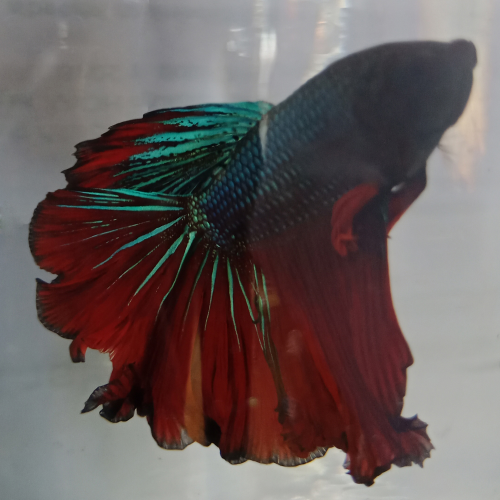
#> input picture dataset/betta_fish/halfmoon/044.jpg, 1000 x 1000 px (shown at 1/2 size)
$ python main.py
#> lines starting #> are read from the running program, lines starting #| are printed output that depends on the picture; after the words box and inside, x2 and y2 are one past the last pixel; in counts of white or black regions, pixels touching at a corner belong together
#> in segmentasi_tunggal, img_bgr is the input picture: shape (1000, 1000, 3); mean B, G, R 91.9, 92.8, 104.6
import os
import cv2
import numpy as np
import matplotlib.pyplot as plt
from sklearn.cluster import DBSCAN

PATH_DATASET_UTAMA = 'dataset/betta_fish'
PATH_GROUND_TRUTH = 'dataset/ground_truth'
KATEGORI_IKAN = ['halfmoon', 'double_tail', 'serit', 'plakat']
PATH_OUTPUT = 'output/output_0,02_30'
PATH_OUTPUT_HSI = 'output/output_0,02_30'


# 1. KONVERSI BGR KE HSI
def bgr_to_hsi(img):
    # Normalisasi nilai piksel ke rentang [0, 1]
    bgr = np.float32(img) / 255.0
    b, g, r = cv2.split(bgr)

    # Menghitung Intensity (I)
    i = (r + g + b) / 3.0

    # Menghitung Saturation (S)
    minimum = np.minimum(np.minimum(r, g), b)
    s = 1 - (3 * minimum / (r + g + b + 1e-5))

    # Menghitung Hue (H)
    num = 0.5 * ((r - g) + (r - b))
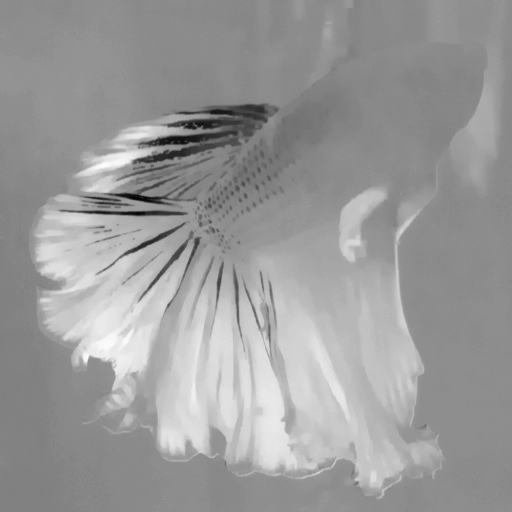
#> num: shape (512, 512) float32; min -0.506, max 0.408, mean 0.0481; drawn with min black and max white
    den = np.sqrt((r - g)**2 + (r - b) * (g - b))
    theta = np.arccos(num / (den + 1e-5))
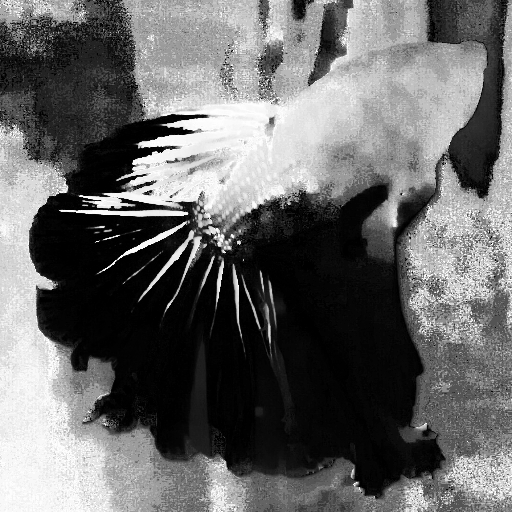
#> theta: shape (512, 512) float32; min 0.00708, max 3.13, mean 1.28; drawn with min black and max white

    # Kondisi penentuan nilai Hue dalam radian
    h = np.where(b <= g, theta, 2 * np.pi - theta)
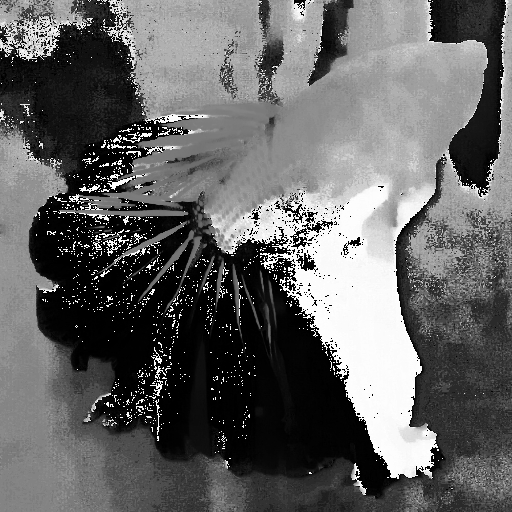
#> h: shape (512, 512) float32; min 0.00708, max 6.27, mean 2.46; drawn with min black and max white
    h = h / (2 * np.pi)

    # Gabungkan kembali menjadi citra HSI
    hsi_img = cv2.merge((h, s, i))
    return hsi_img


# 2. FUNGSI EVALUASI AKURASI SEGMENTASI
def hitung_akurasi_segmentasi(mask_otomatis, path_gt):
    # Membaca citra ground truth dalam mode grayscale
    img_gt = cv2.imread(path_gt, cv2.IMREAD_GRAYSCALE)
    if img_gt is None:
        return None

    # Penyeragaman dimensi ground truth ke resolusi target 512x512
    mask_gt = cv2.resize(img_gt, (512, 512), interpolation=cv2.INTER_NEAREST)

    # Binarisasi masker murni (nilai 0 atau 1)
    _, mask_bin_otomatis = cv2.threshold(mask_otomatis, 0, 1, cv2.THRESH_BINARY)
    _, mask_bin_gt = cv2.threshold(mask_gt, 127, 1, cv2.THRESH_BINARY)

    # (Σ nilai pixel hasil segmentasi cocok / Σ nilai pixel ground truth) * 100%
    piksel_irisan = np.sum(cv2.bitwise_and(mask_bin_otomatis, mask_bin_gt))
    total_piksel_gt = np.sum(mask_bin_gt)

    if total_piksel_gt == 0:
        return 0.0

    persentase_akurasi = (piksel_irisan / total_piksel_gt) * 100
    return persentase_akurasi


# 3. PIPELINE SEGMENTASI
def segmentasi_tunggal(image_path, path_gt=None, kategori=None):
    img_bgr = cv2.imread(image_path)
    if img_bgr is None:
        return None, None, None, None

    # Resize citra ke ukuran standar (512x512)
    img_512 = cv2.resize(img_bgr, (512, 512))

    # Konversi ke ruang warna HSI
    hsi_img = bgr_to_hsi(img_512)

    if kategori is not None:
        folder_simpan_hsi = os.path.join(PATH_OUTPUT_HSI, kategori)
        if not os.path.exists(folder_simpan_hsi):
            os.makedirs(folder_simpan_hsi)

        hsi_untuk_dicetak = (hsi_img * 255).astype(np.uint8)
        nama_file_asli = os.path.basename(image_path)
        path_simpan_gambar_hsi = os.path.join(folder_simpan_hsi, f"HSI_Visual_{nama_file_asli}")

        cv2.imwrite(path_simpan_gambar_hsi, hsi_untuk_dicetak)

    hsi_small = cv2.resize(hsi_img, (128, 128), interpolation=cv2.INTER_AREA)
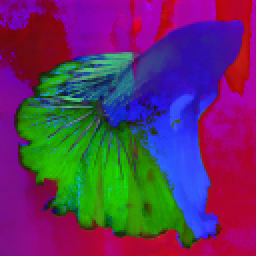
#> hsi_small: shape (128, 128, 3) float32 (shown 2 times larger); mean of channels 0, 1, 2 0.392, 0.201, 0.378; drawn as B, G, R

    fitur_warna = hsi_small[:, :, :2]
    X = fitur_warna.reshape((-1, 2))
#> X = 16384 pairs, first value 0.0017 to 0.997, second value 0.000601 to 0.887

    # DBSCAN
    dbscan = DBSCAN(eps=0.02, min_samples=30)
    labels = dbscan.fit_predict(X)
#> labels = 16384 values, max 8 at index 4000, min -1 at index 28, mean 0.981

    # Label ke matriks 2D (128x128)
    labels_2d = labels.reshape((128, 128))
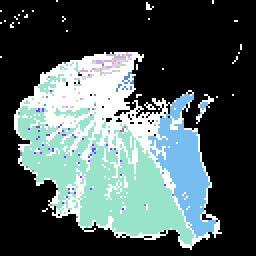
#> labels_2d: shape (128, 128) int64 (shown 2 times larger); 10 distinct labels, from -1 to 8; one colour per label, 0 black, -1 white

    # Deteksi Background
    unik, hitung = np.unique(labels_2d, return_counts=True)
#> unik = [-1, 0, 1, 2, 3, 4, 5, 6, 7, 8]; hitung = [2647, 9782, 45, 46, 53, 2714, 36, 60, 980, 21]
    background_label = unik[np.argmax(hitung)]
#> background_label = 0

    # Binary Mask
    mask_small = np.where(labels_2d == background_label, 0, 1).astype(np.uint8)
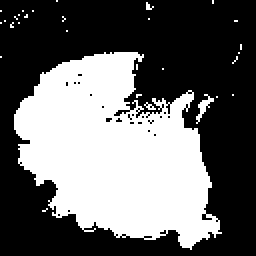
#> mask_small: shape (128, 128) (shown 2 times larger); values 0 (black) and 1 (white), 40.3% white; 30 white regions (28 under 20 px), largest, box (x1, y1, x2, y2) and area: (7, 26, 111, 125) 6490, (98, 47, 107, 62) 44

    # Resize mask ke resolusi 512x512
    mask_512 = cv2.resize(mask_small, (512, 512), interpolation=cv2.INTER_NEAREST)
#> mask_512: shape (512, 512); values 0 (black) and 1 (white), 40.3% white; 30 white regions (15 under 20 px), largest, box (x1, y1, x2, y2) and area: (28, 104, 444, 500) 103840, (392, 188, 428, 248) 704, (288, 204, 312, 220) 176

    # Potong objek ikan menggunakan mask biner
    hasil_segmentasi = cv2.bitwise_and(img_512, img_512, mask=mask_512)

    skor_evaluasi = None
    if path_gt and os.path.exists(path_gt):
        skor_evaluasi = hitung_akurasi_segmentasi(mask_512, path_gt)
#> in hitung_akurasi_segmentasi, `_, mask_bin_gt = cv2.threshold(mask_gt, 127, 1, cv2.THRESH_BINARY)`:
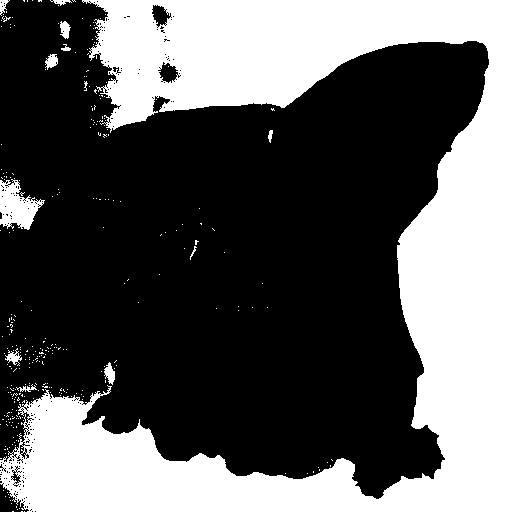
#> mask_bin_gt: shape (512, 512); values 0 (black) and 1 (white), 36.9% white; 303 white regions (289 under 20 px), largest, box (x1, y1, x2, y2) and area: (0, 0, 512, 512) 94113, (0, 179, 45, 230) 1292, (104, 362, 115, 385) 149
#> in hitung_akurasi_segmentasi, `piksel_irisan = np.sum(cv2.bitwise_and(mask_bin_otomatis, mask_bin_gt))`: piksel_irisan = 1174
#> in hitung_akurasi_segmentasi, `total_piksel_gt = np.sum(mask_bin_gt)`: total_piksel_gt = 96795
#> in hitung_akurasi_segmentasi, `persentase_akurasi = (piksel_irisan / total_piksel_gt) * 100`: persentase_akurasi = 1.21
#> skor_evaluasi = 1.21

    return img_512, mask_512, hasil_segmentasi, skor_evaluasi


# 4. PROSES UTAMA
print("=== Memulai Proses Segmentasi Otomatis & Evaluasi ===")

if not os.path.exists(PATH_OUTPUT):
    os.makedirs(PATH_OUTPUT)

total_terproses = 0
akumulasi_skor_akurasi = []

for kategori in KATEGORI_IKAN:
    folder_sumber = os.path.join(PATH_DATASET_UTAMA, kategori)
    folder_tujuan = os.path.join(PATH_OUTPUT, kategori)
    folder_gt = os.path.join(PATH_GROUND_TRUTH, kategori)

    if not os.path.exists(folder_tujuan):
        os.makedirs(folder_tujuan)

    if not os.path.exists(folder_sumber):
        print(f"Peringatan: Folder {folder_sumber} tidak ditemukan. Skip.")
        continue

    print(f"\nMemproses kategori: {kategori.upper()}")

    list_gambar = [f for f in os.listdir(folder_sumber) if f.lower().endswith(('.png', '.jpg', '.jpeg'))]

    for nama_file in list_gambar:
        path_file_gambar = os.path.join(folder_sumber, nama_file)
        path_file_gt = os.path.join(folder_gt, nama_file)

        asli, mask, hasil, akurasi = segmentasi_tunggal(path_file_gambar, path_file_gt, kategori)
#> akurasi = 1.21

        if hasil is not None:
            path_simpan = os.path.join(folder_tujuan, f"segmented_{nama_file}")
            cv2.imwrite(path_simpan, hasil)
            total_terproses += 1

            # informasi evaluasi
            if akurasi is not None:
                print(f" -> Berhasil memproses: {nama_file} | Skor Akurasi: {akurasi:.2f}%")
#|  -> Berhasil memproses: 044.jpg | Skor Akurasi: 1.21%
                akumulasi_skor_akurasi.append(akurasi)
            else:
                print(f" -> Berhasil memproses: {nama_file}")
        else:
            print(f" -> Gagal membaca: {nama_file}")
#> pass 2 of the loop `for kategori in KATEGORI_IKAN:`:
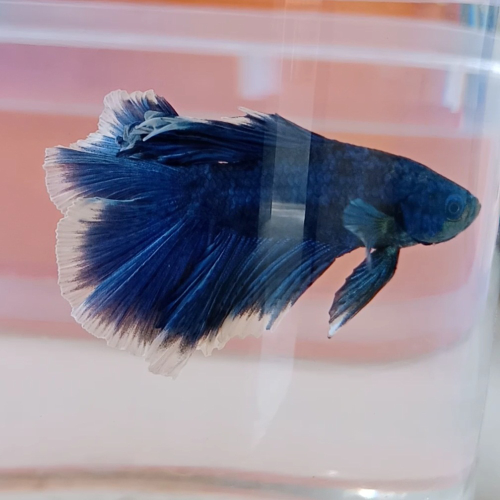
#> input picture dataset/betta_fish/double_tail/012.jpg, 1000 x 1000 px (shown at 1/2 size)
#> in segmentasi_tunggal, img_bgr is the input picture: shape (1000, 1000, 3); mean B, G, R 151.8, 140.2, 151.5
#> X = 16384 pairs, first value 0.00155 to 0.996, second value 0.003 to 0.957
#> labels = 16384 values, max 10 at index 4189, min -1 at index 29, mean 0.38
#> in segmentasi_tunggal (call 2), `labels_2d = labels.reshape((128, 128))`:
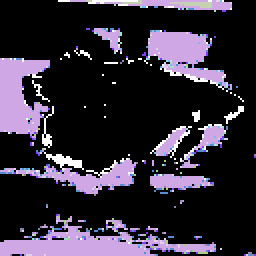
#> labels_2d: shape (128, 128) int64 (shown 2 times larger); 12 distinct labels, from -1 to 10; one colour per label, 0 black, -1 white
#> unik = [-1, 0, 1, 2, 3, 4, 5, 6, 7, 8, 9, 10]; hitung = [469, 12358, 2841, 57, 146, 51, 164, 107, 43, 41, 62, 45]
#> mask_small: shape (128, 128); values 0 (black) and 1 (white), 24.6% white; 61 white regions (50 under 20 px), largest, box (x1, y1, x2, y2) and area: (0, 107, 108, 128) 996, (0, 29, 27, 74) 715, (71, 15, 116, 46) 656
#> mask_512: shape (512, 512); values 0 (black) and 1 (white), 24.6% white; 61 white regions (19 under 20 px), largest, box (x1, y1, x2, y2) and area: (0, 428, 432, 512) 15936, (0, 116, 108, 296) 11440, (284, 60, 464, 184) 10496
#> in hitung_akurasi_segmentasi (call 2), `_, mask_bin_gt = cv2.threshold(mask_gt, 127, 1, cv2.THRESH_BINARY)`:
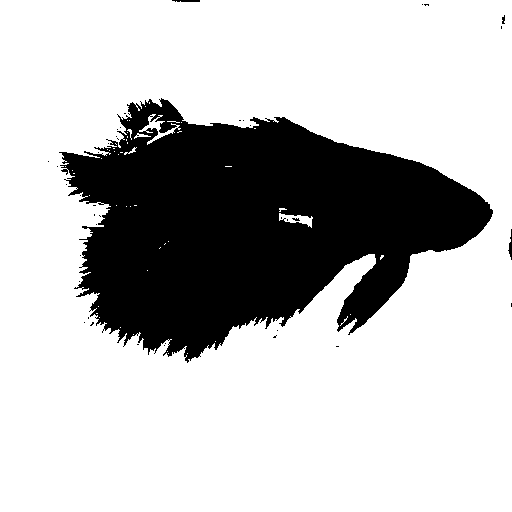
#> mask_bin_gt: shape (512, 512); values 0 (black) and 1 (white), 74.4% white; 40 black regions (36 under 20 px), largest, box (x1, y1, x2, y2) and area: (59, 98, 493, 363) 66808, (508, 229, 512, 260) 60, (172, 0, 200, 2) 51, (502, 15, 505, 24) 20
#> piksel_irisan = 58562
#> total_piksel_gt = 195118
#> persentase_akurasi = 30.01
#|  -> Berhasil memproses: 012.jpg | Skor Akurasi: 30.01%


if akumulasi_skor_akurasi:
    rata_rata_akurasi = np.mean(akumulasi_skor_akurasi)
    print(f"Rata-rata Akurasi Segmentasi Sistem Keseluruhan: {rata_rata_akurasi:.2f}%")
